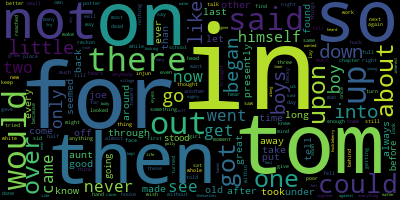

This chart was generated by the following Python code:
import wordcloud
from matplotlib import pyplot as plt

def calculate_frequency(file):
    word_count = {}
    # Define list of unintersting set of words
    uninteresting_words = ["the", "a", "to", "if", "is", "it", "of", "and", "or", "an", "as", "i", "me", "my", \
    "we", "our", "ours", "you", "your", "yours", "he", "she", "him", "his", "her", "hers", "its", "they", "them", \
    "their", "what", "which", "who", "whom", "this", "that", "am", "are", "was", "were", "be", "been", "being", \
    "have", "has", "had", "do", "does", "did", "but", "at", "by", "with", "from", "here", "when", "where", "how", \
    "all", "any", "both", "each", "few", "more", "some", "such", "no", "nor", "too", "very", "can", "will", "just"]
    
    f = open(file,encoding="utf8")
    for lines in f:
        # Split line to words and convert to lowercase
        for words in lines.lower().split():           
            if words.isalpha(): # if it's a letter continue
                if words in uninteresting_words: # skip if it part of the unintersting words
                    pass
                else:
                    # start with 1 for new words, else increment by 1
                    if words not in word_count:
                        word_count[words] = 1
                    else:
                        word_count[words] += 1
    f.close()

    # Create wordClound
    cloud = wordcloud.WordCloud()
    cloud.generate_from_frequencies(word_count)
    cloud.to_file("wordcloud.png")

# Input file
file_path = input("Enter file location: ")

# Display your wordcloud image
myimage = calculate_frequency(file_path)
plt.imshow(myimage, interpolation = 'nearest')
plt.axis('off')
plt.show()
